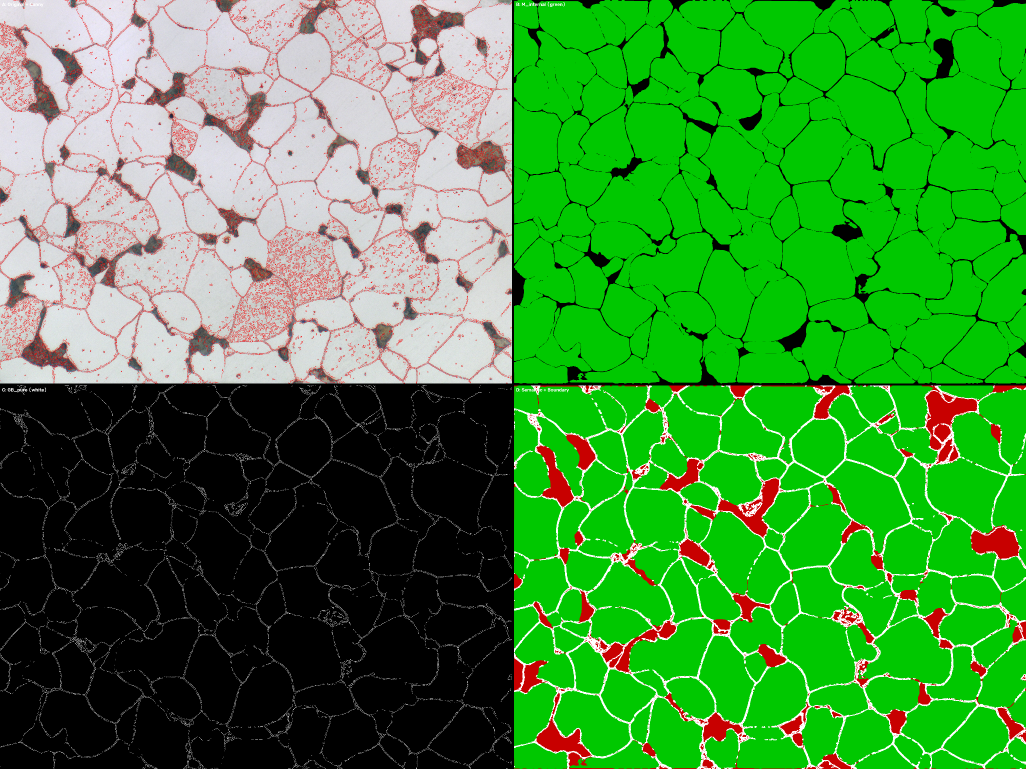
#> input picture data/purified_gt/visualize/train_001_purify.png, 2052 x 1538 px (shown at 1/2 size)
$ python -i preprocess_labels.py   (imports and definitions only)
#> lines starting #> are read from the running program, lines starting #| are printed output that depends on the picture
#> further down, picture is the input picture: shape (1538, 2052, 3); mean B, G, R 55.5, 142.3, 62.8
# -*- coding: utf-8 -*-
"""
离线边界净化与数据集真值重构
============================
从 data/raw/ 中已标注的实例掩码（Labelme JSON）提取纯净、无划痕的晶界目标。

流程（单张图像）：
  1. 全图边缘获取：CLAHE 预处理 → Canny 边缘检测 → E_total
  2. 内部约束剪裁：所有晶粒实例（铁素体+珠光体）多边形并集 → M_internal
     → 形态学腐蚀 r 像素 → M_eroded（收缩内部区域，确保真实边界不落入违禁区）
  3. 位运算交集净化：GB_pure = E_total ∧ ¬M_eroded
  4. 目标膨胀：GB_pure 膨胀 2-3px → GB_belt（带状目标，缓解类别不平衡）

输出：
  data/purified_gt/{image_basename}_gt.npz
    - semantic: [H, W] uint8 二值掩码（0=珠光体, 1=铁素体）
    - boundary: [H, W] uint8 二值掩码（0=非边界, 1=边界带）

用法:
  python tools/preprocess_labels.py
  python tools/preprocess_labels.py --raw_dir data/raw --output_dir data/purified_gt
  python tools/preprocess_labels.py --erode_radius 3 --dilate_width 2 --canny_low 30 --canny_high 100
  python tools/preprocess_labels.py --visualize
"""

import argparse
import glob
import logging
import os
import sys

import cv2
import numpy as np

# 将项目根目录加入 sys.path
PROJECT_ROOT = os.path.dirname(os.path.dirname(os.path.abspath(__file__)))
if PROJECT_ROOT not in sys.path:
    sys.path.insert(0, PROJECT_ROOT)

from data.dataset import parse_labelme_json, create_binary_mask

# [5 lines not run here, left out]
logger = logging.getLogger(__name__)


def preprocess_gray(image_bgr: np.ndarray, clahe_clip: float = 2.0,
                    clahe_grid: int = 8, median_ksize: int = 5) -> np.ndarray:
    """灰度化 → CLAHE 对比度增强 → 中值滤波去噪。"""
#> called with clahe_clip = 2, clahe_grid = 8, median_ksize = 5
    gray = cv2.cvtColor(image_bgr, cv2.COLOR_BGR2GRAY)
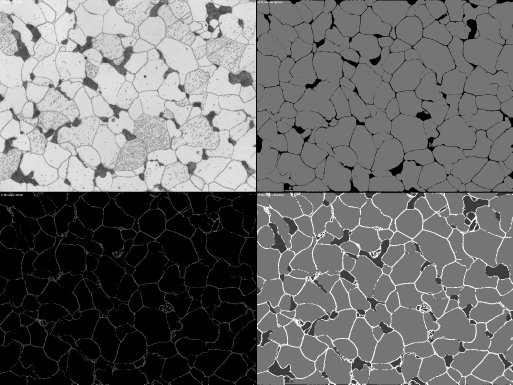
#> gray: shape (1538, 2052) (shown at 1/4 size); min 0, max 255, mean 108.5
    clahe = cv2.createCLAHE(clipLimit=clahe_clip, tileGridSize=(clahe_grid, clahe_grid))
    gray_clahe = clahe.apply(gray)
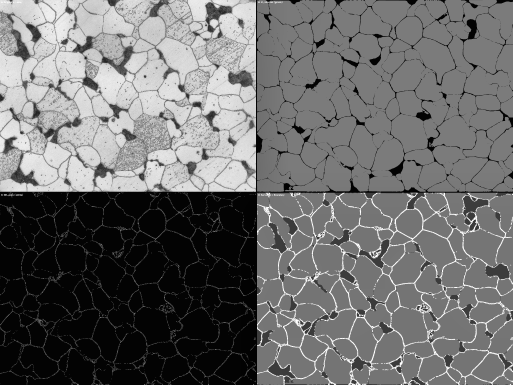
#> gray_clahe: shape (1538, 2052) (shown at 1/4 size); min 2, max 255, mean 108.1
    if median_ksize > 1:
        gray_enhanced = cv2.medianBlur(gray_clahe, median_ksize)
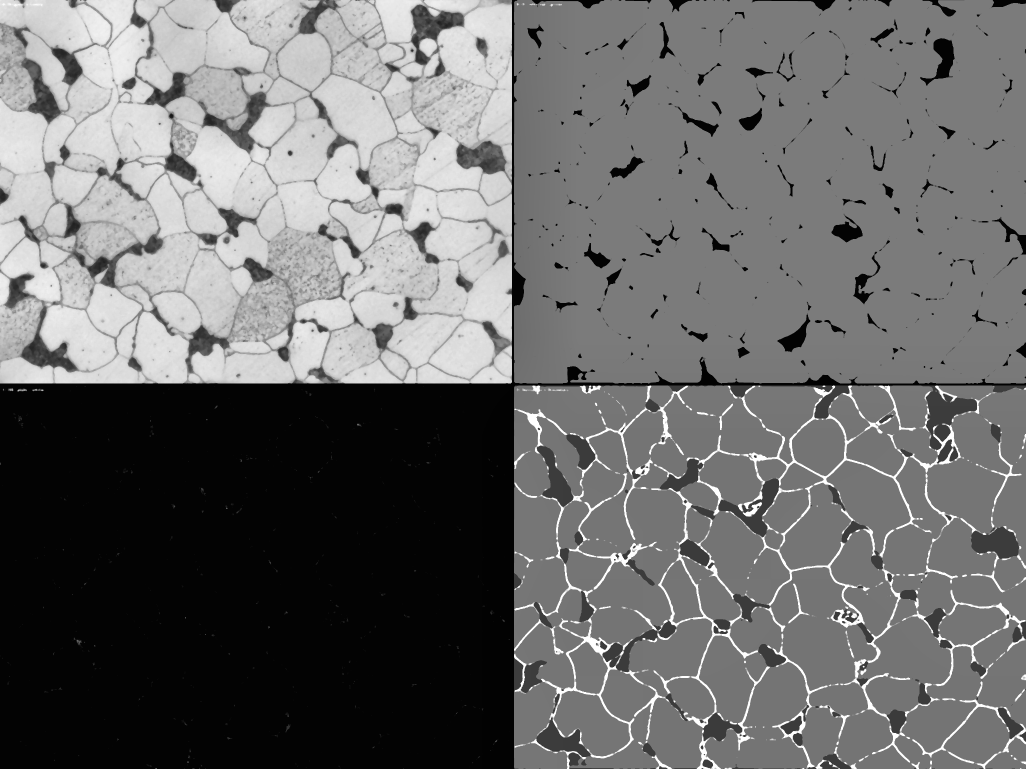
#> gray_enhanced: shape (1538, 2052) (shown at 1/2 size); min 2, max 255, mean 108
    else:
        gray_enhanced = gray_clahe
    return gray_enhanced


# [310 lines left out: functions extract_canny_edges, build_internal_mask, purify_boundary, dilate_boundary, process_single_image, main, not called in this run]


# [2 lines not run here, left out]

>>> import cv2
>>> picture = cv2.imread('../data/purified_gt/visualize/train_001_purify.png')
>>> result = preprocess_gray(picture)

$ run again, on data/purified_gt/visualize/train_005_purify.png
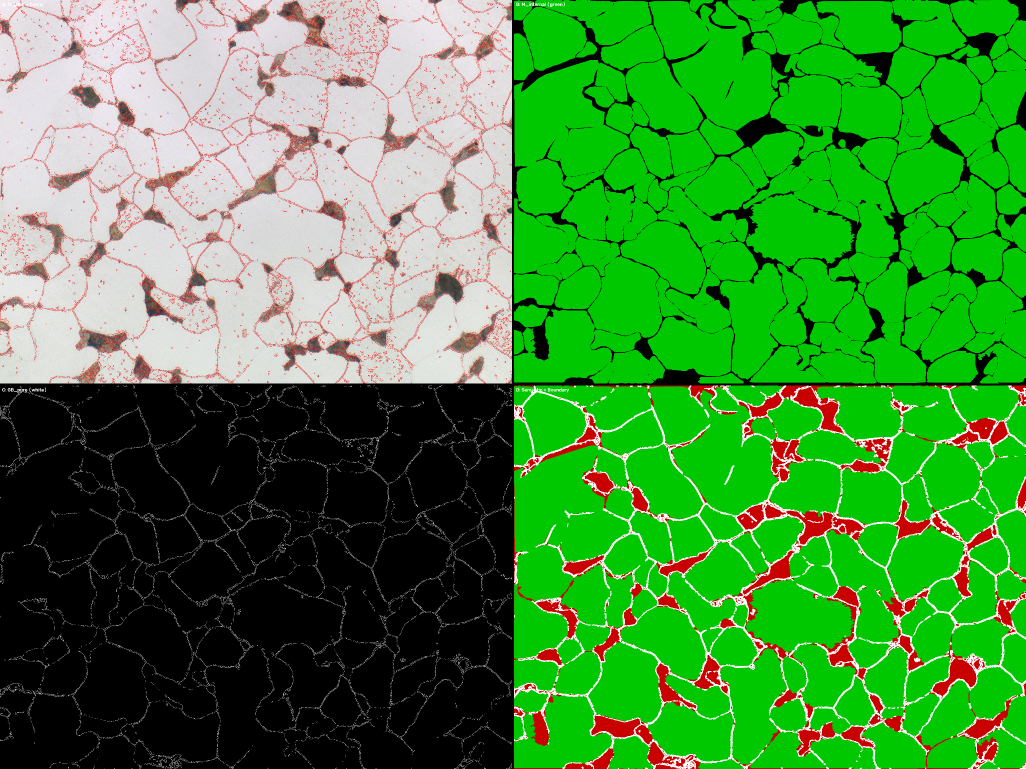
#> input picture data/purified_gt/visualize/train_005_purify.png, 2052 x 1538 px (shown at 1/2 size)
#> picture is the input picture: shape (1538, 2052, 3); mean B, G, R 57.4, 141.8, 66.4
#> in preprocess_gray, `gray_clahe = clahe.apply(gray)`:
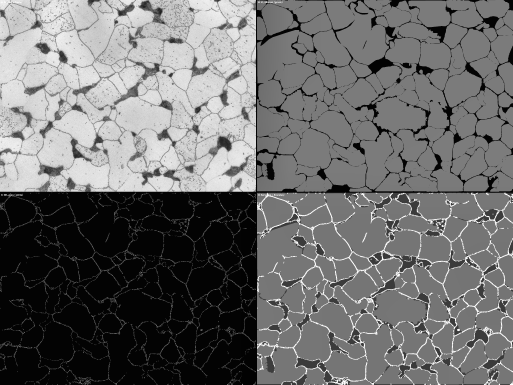
#> gray_clahe: shape (1538, 2052) (shown at 1/4 size); min 2, max 255, mean 108.7
#> in preprocess_gray, `gray_enhanced = cv2.medianBlur(gray_clahe, median_ksize)`:
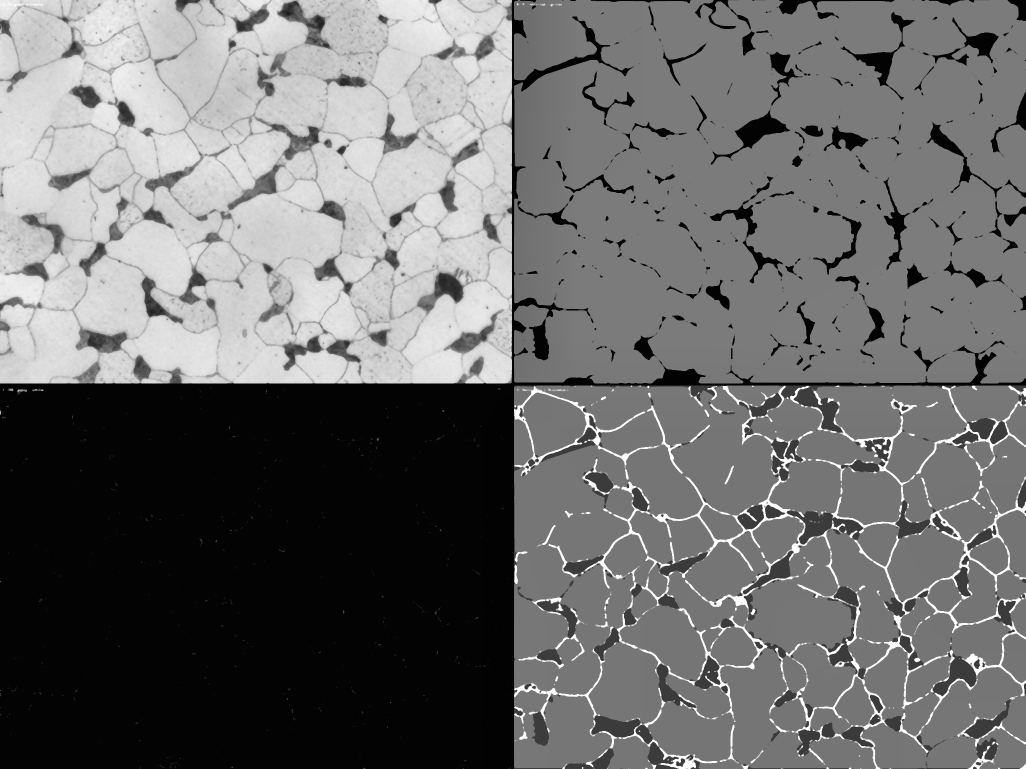
#> gray_enhanced: shape (1538, 2052) (shown at 1/2 size); min 2, max 255, mean 108.4

$ run again, on data/purified_gt/visualize/train_006_purify.png
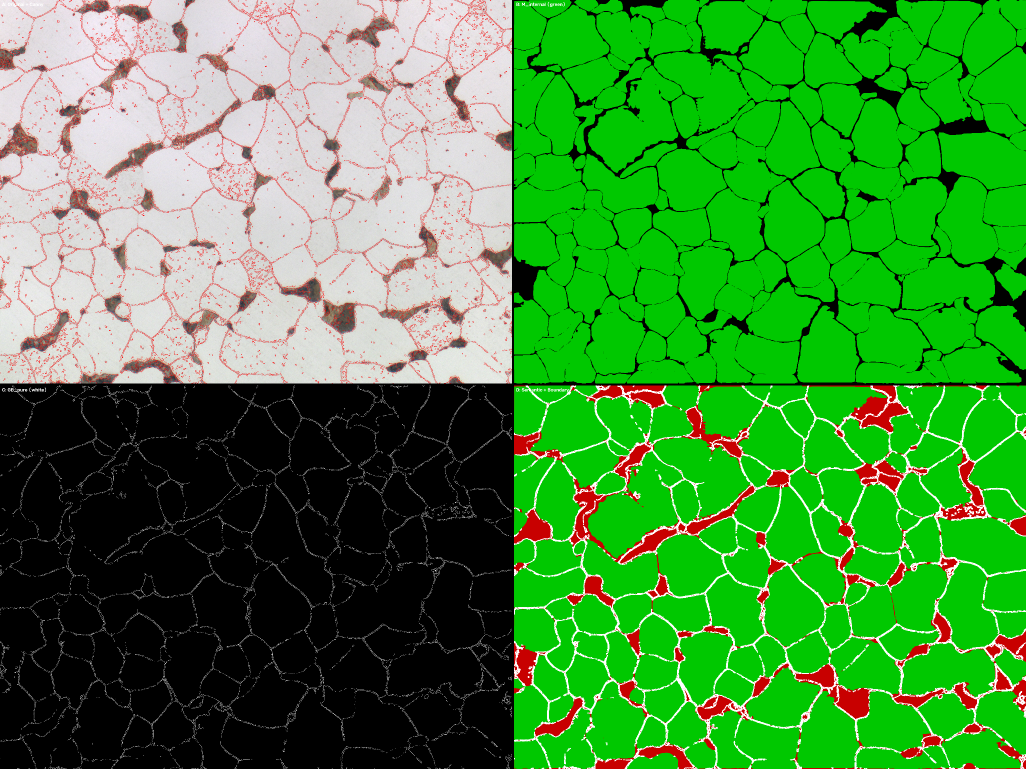
#> input picture data/purified_gt/visualize/train_006_purify.png, 2052 x 1538 px (shown at 1/2 size)
#> picture is the input picture: shape (1538, 2052, 3); mean B, G, R 57.3, 143, 65.8
#> in preprocess_gray, `gray_clahe = clahe.apply(gray)`:
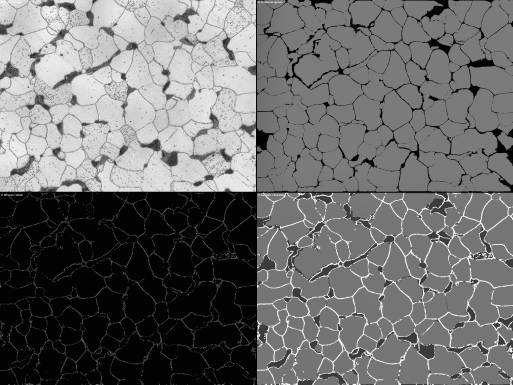
#> gray_clahe: shape (1538, 2052) (shown at 1/4 size); min 2, max 255, mean 109.2
#> in preprocess_gray, `gray_enhanced = cv2.medianBlur(gray_clahe, median_ksize)`:
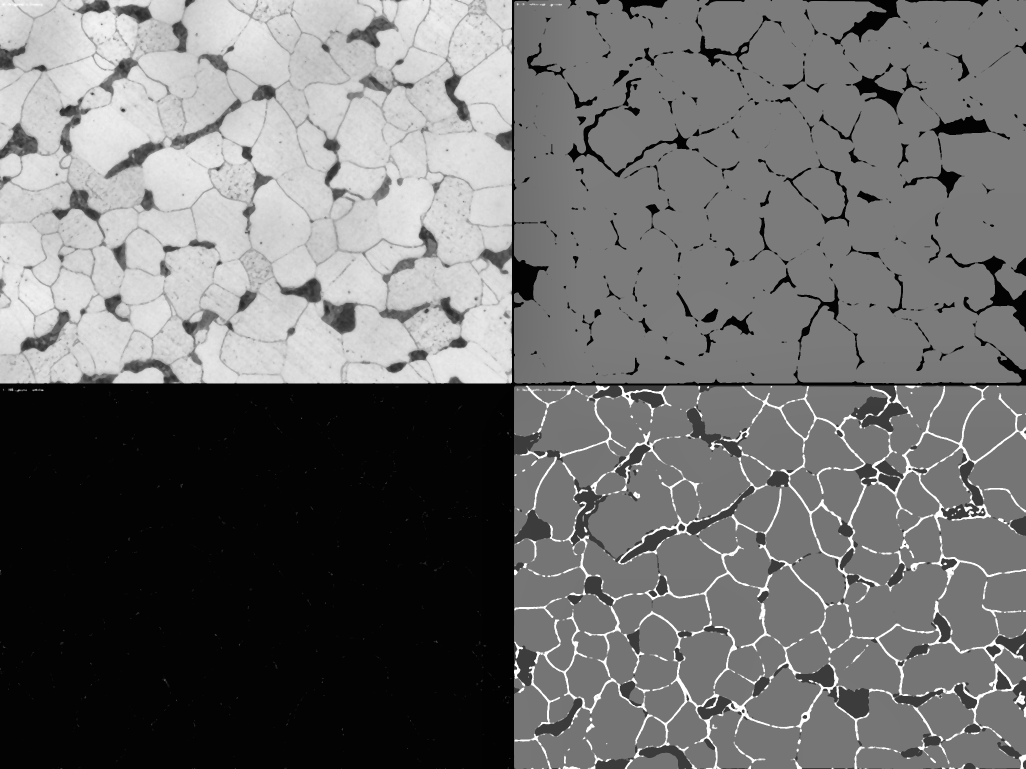
#> gray_enhanced: shape (1538, 2052) (shown at 1/2 size); min 2, max 255, mean 109
